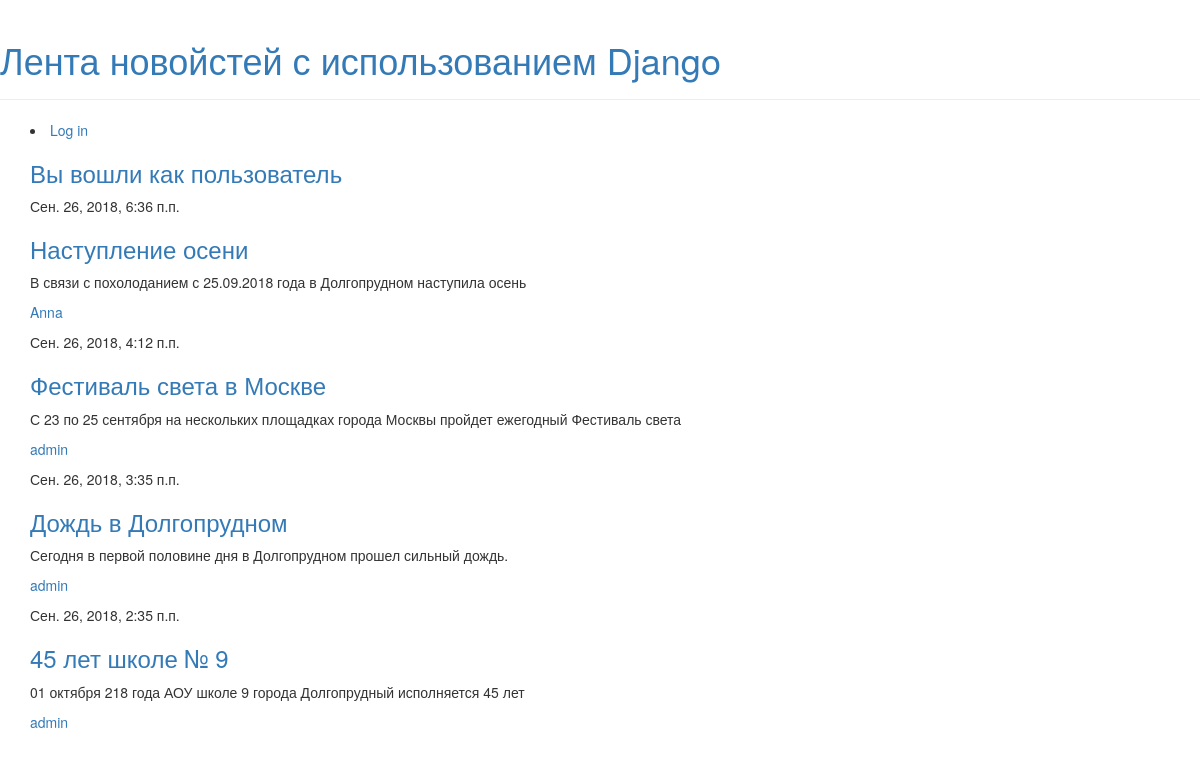
The app's page /, older data.
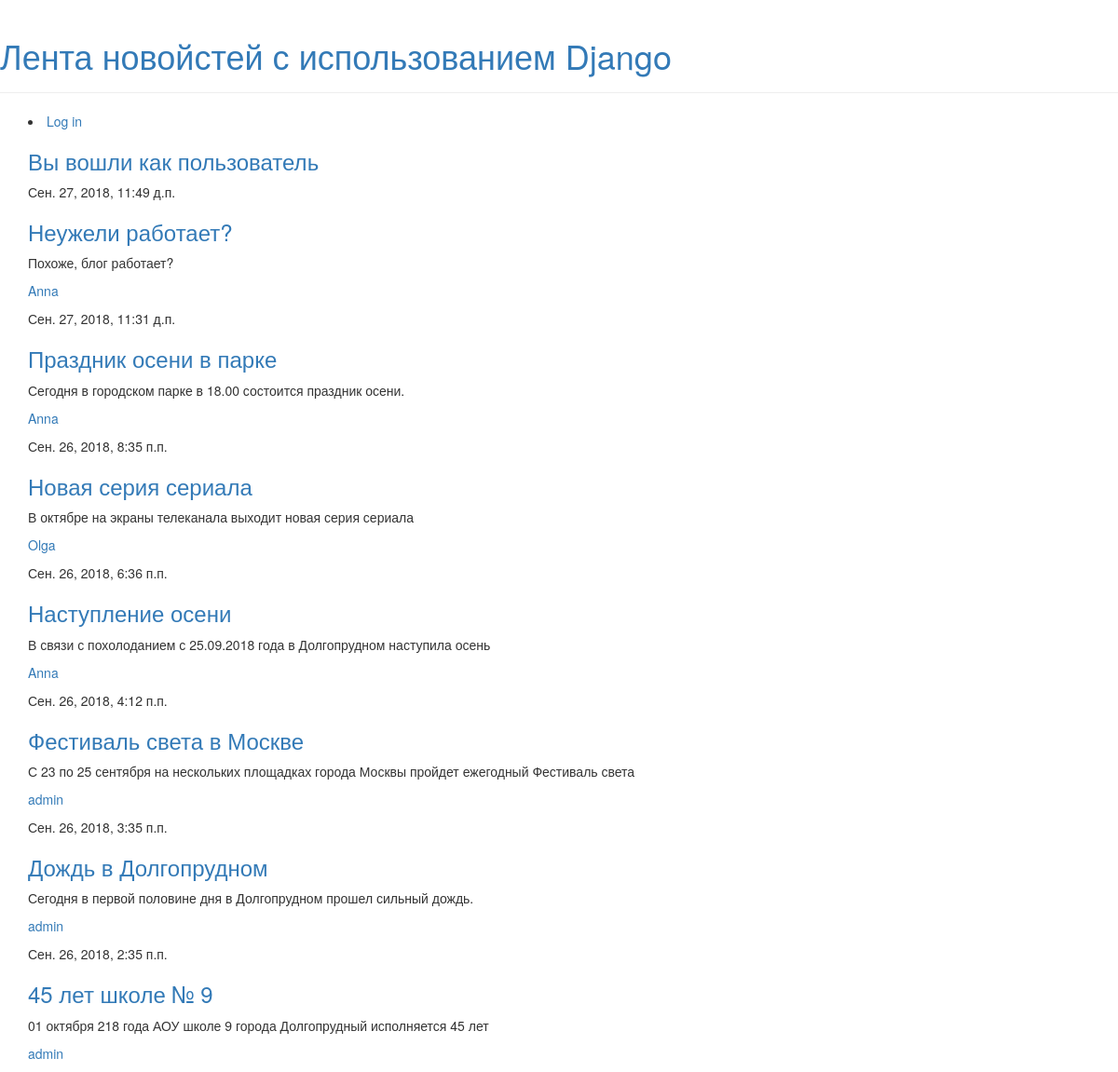
The same page, newer data.
### polls/models.py (models this page shows, shortened)
class Post(models.Model):
    title = models.CharField(max_length=50)
    date = models.DateTimeField(auto_now_add=True)
    published_date = models.DateTimeField(blank=True, null=True)
    text = models.TextField()
    author = models.ForeignKey('auth.User', on_delete=models.CASCADE)
    article_status = models.IntegerField(default=0)      # отметка о прочтении = 1

### polls/views.py (the view)
# urls.py: url(r'^$', views.index, name='index'),
def index(request):
    posts = Post.objects.filter(published_date__lte=timezone.now()).order_by('-published_date')
    username = auth.get_user(request).username
    context = {'posts': posts, 'username' :username}
    return render(request, 'index.html', context)

### polls/templates/index.html (shortened to what this page needs)
{% extends 'base.html' %}
            {% block content %}
            {% if username %}
                <li class="auth_user"><a href="/auth/logout/">Log out ({{ username }})</a></li>
            {% else %}
                <li class="auth_user"><a href="/auth/login/">Log in</a></li>
            {% endif %}
            <p><h3><a href="{% url 'blog' %}">Вы вошли как пользователь {{ username }}</a></h3></p>
            {% for post in posts %}
                    <div class="post">
                        <div class="date">
                            {{ post.published_date }}
                        </div>
                        <h3><a href="{% url 'post_detail' pk=post.pk %}">{{ post.title }}</a></h3>
                        <p>{{ post.text|linebreaksbr }}
                        <p><a href="{% url 'blog_look' pk=post.pk %}">{{ post.author }}</a></p>
                    </div>
                {% endfor %}
            {% endblock %}

### login_auth/templates/base.html (shortened to what this page needs)
<!DOCTYPE html>
<html lang="ru">
<head>
    <link rel="stylesheet" href="//maxcdn.bootstrapcdn.com/bootstrap/3.2.0/css/bootstrap.min.css">
    <link rel="stylesheet" href="//maxcdn.bootstrapcdn.com/bootstrap/3.2.0/css/bootstrap-theme.min.css">
</head>
<body>
    <div class="page-header">
        <h1><a href="/">Лента новойстей с использованием Django</a></h1>
    </div>
    <div class="content container">
        <div class="row">
            <div class="col-md-8">
            {% block content %}
            {% endblock %}
            </div>
        </div>
    </div>
    </body>
</html>

Row changes from the older to the newer data that the page shows:
added Post: published_date "Сен. 27, 2018, 11:49 д.п.", title "Неужели работает?", text "Похоже, блог работает?", author "Anna"
added Post: published_date "Сен. 27, 2018, 11:31 д.п.", title "Праздник осени в парке", text "Сегодня в городском парке в 18.00 состоится праздник осени.", author "Anna"
added Post: published_date "Сен. 26, 2018, 8:35 п.п.", title "Новая серия сериала", text "В октябре на экраны телеканала выходит новая серия сериала", author "Olga"
